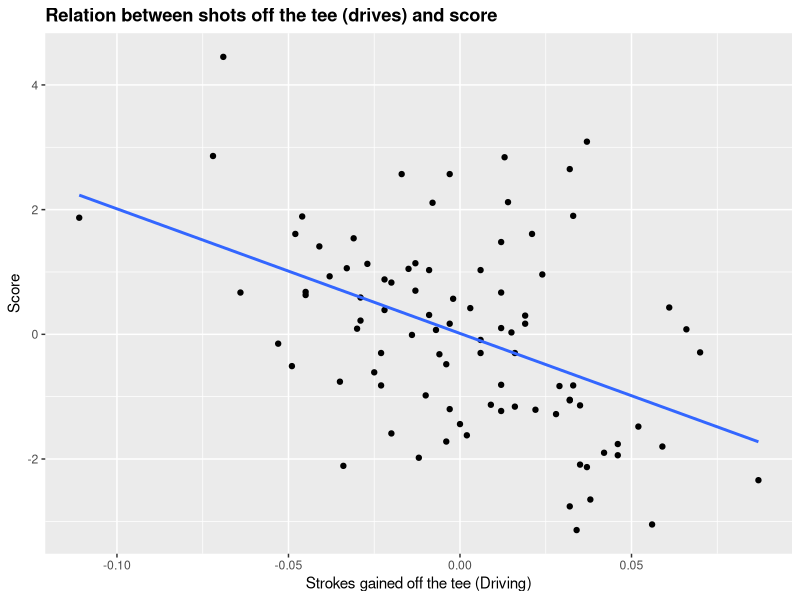
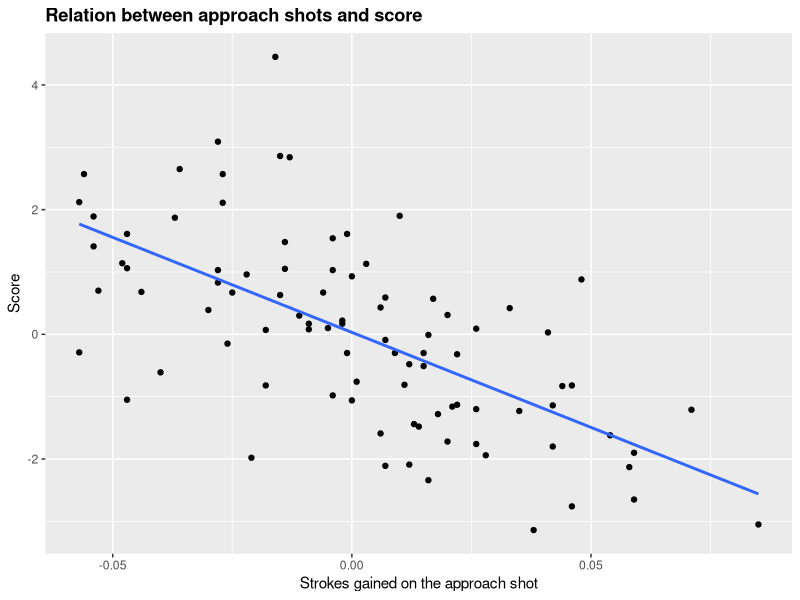
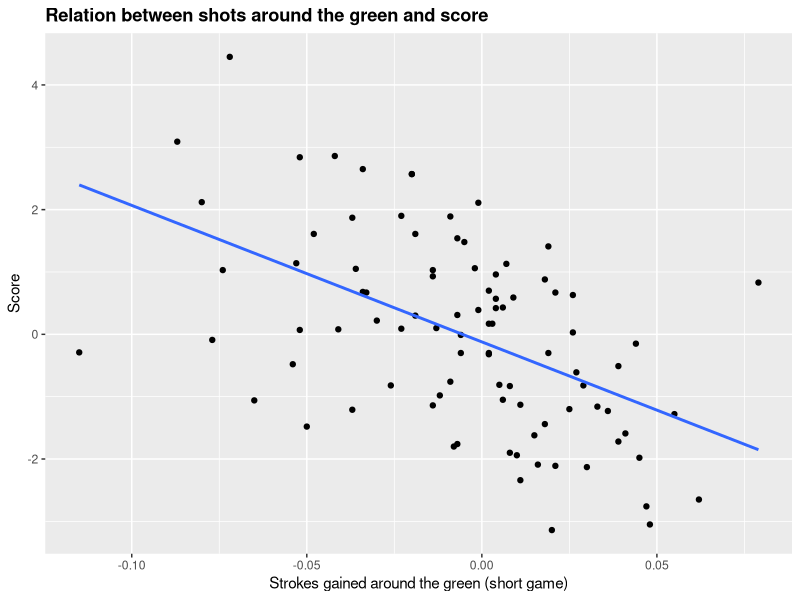
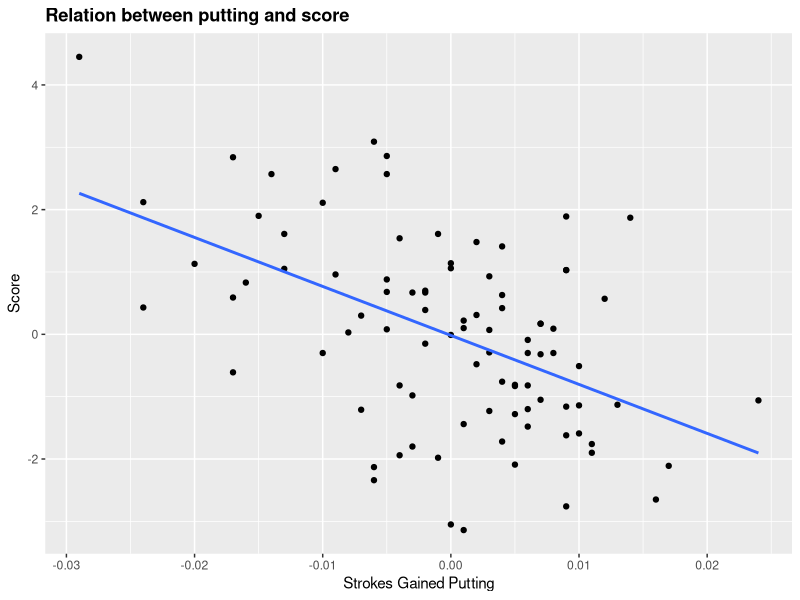
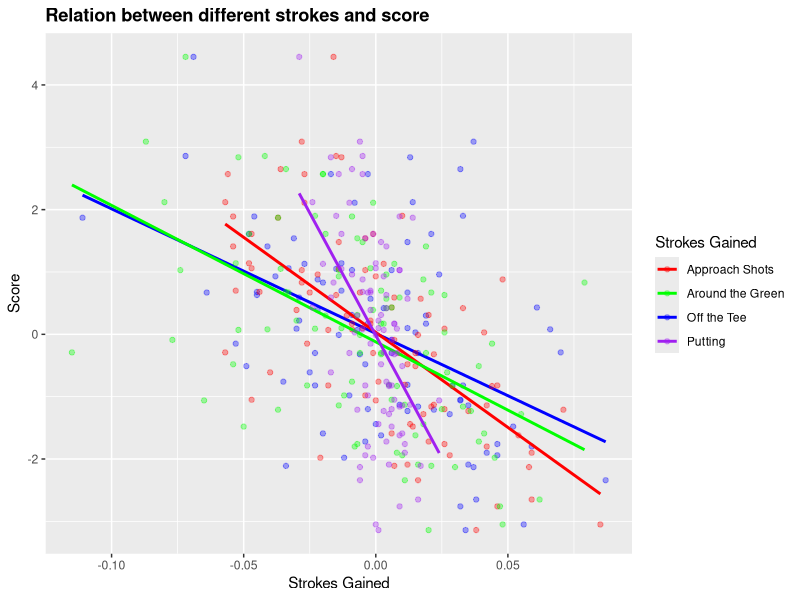

Write the R code that produced these figures, in order.
## ---- chunk 1
#| echo: FALSE
#| message: FALSE
library(tidyverse)
library(patchwork)
golf_data <- read_csv(file = "dg_new_course_table.csv")
## ---- chunk 2
#| echo: FALSE
#| message: FALSE
p1 <- golf_data |> ggplot(mapping = aes(x = ott_sg, y = adj_score_to_par)) + 
    geom_point() + geom_smooth(method = "lm", se = FALSE)   + labs(title = "Relation between shots off the tee (drives) and score", x= "Strokes gained off the tee (Driving)", y = "Score") + theme(plot.title = element_text(face = "bold")) 
p2 <- golf_data |> ggplot(mapping = aes(x = app_sg, y = adj_score_to_par)) + 
   geom_point() + geom_smooth(method = "lm", se = FALSE) + labs(title = "Relation between approach shots and score", x = "Strokes gained on the approach shot", y = "Score") +     
  theme(plot.title = element_text(face = "bold"))
p3 <- golf_data |> ggplot(mapping = aes(x = arg_sg, y = adj_score_to_par)) + 
    geom_point() + geom_smooth(method = "lm", se = FALSE) + labs(title = "Relation between shots around the green and score", x = "Strokes gained around the green (short game)", y = "Score") + theme(plot.title = element_text(face = "bold")) 
p4 <- golf_data |> ggplot(mapping = aes(x = putt_sg, y = adj_score_to_par)) + 
    geom_point() + geom_smooth(method = "lm", se = FALSE) + labs(title = "Relation between putting and score", x = "Strokes Gained Putting", y = "Score") + theme(plot.title = element_text(face = "bold")) 
combined_plot <- ggplot() + 
  geom_point(data = golf_data, aes(x = ott_sg, y = adj_score_to_par, color = "Off the Tee"), alpha = 0.35) + 
  geom_smooth(data = golf_data, aes(x = ott_sg, y = adj_score_to_par, color = "Off the Tee"), method = "lm", se = FALSE) +
  geom_point(data = golf_data, aes(x = app_sg, y = adj_score_to_par, color = "Approach Shots"), alpha = 0.35) + 
  geom_smooth(data = golf_data, aes(x = app_sg, y = adj_score_to_par, color = "Approach Shots"), method = "lm", se = FALSE) + 
  geom_point(data = golf_data, aes(x = arg_sg, y = adj_score_to_par, color = "Around the Green"), alpha = 0.35) + 
  geom_smooth(data = golf_data, aes(x = arg_sg, y = adj_score_to_par, color = "Around the Green"), method = "lm", se = FALSE) + 
  geom_point(data = golf_data, aes(x = putt_sg, y = adj_score_to_par, color = "Putting"), alpha = 0.35) + 
  geom_smooth(data = golf_data, aes(x = putt_sg, y = adj_score_to_par, color = "Putting"), method = "lm", se = FALSE) + 
  labs(title = "Relation between different strokes and score", x = "Strokes Gained", y = "Score", color = "Strokes Gained") + 
  theme(plot.title = element_text(face = "bold")) +
  scale_color_manual(values = c("Off the Tee" = "blue", "Approach Shots" = "red", "Around the Green" = "green", "Putting" = "purple"))


p1
p2
p3
p4
combined_plot
#Use beeswarm graph for better relation must download...
# Short description of how I got the graphs together.
